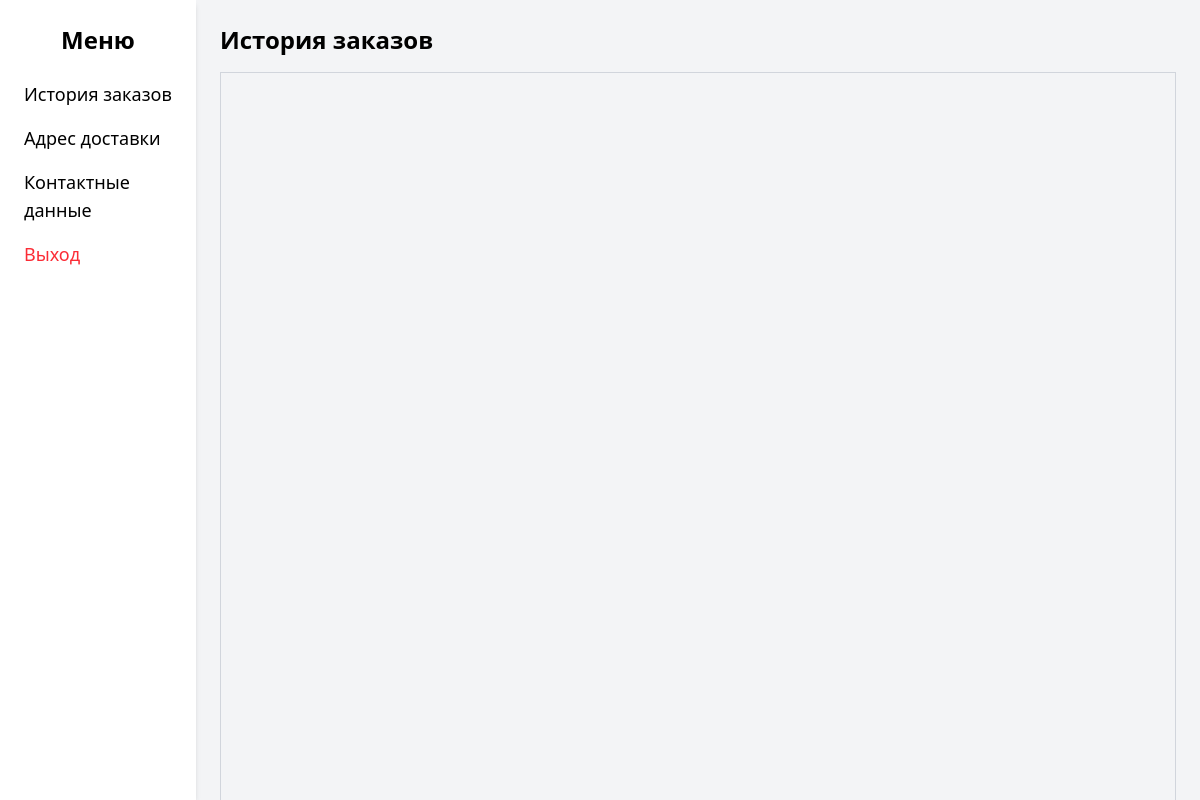
Page /user.php (signed in) on the earlier database version.
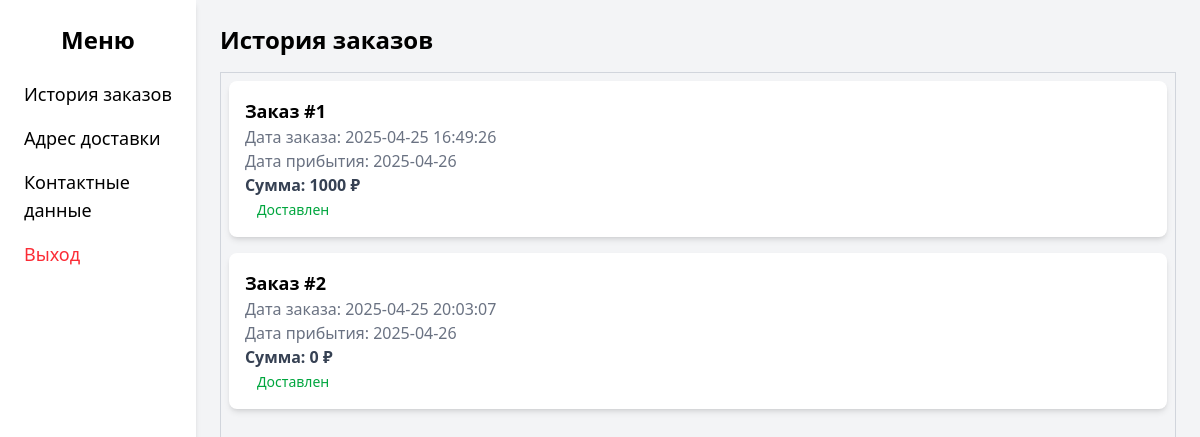
Same page on the later database version.
### tables this page shows
CREATE TABLE `orders` (
  `id` int NOT NULL,
  `dateStart` datetime NOT NULL,
  `dateEnd` date NOT NULL,
  `status` varchar(50) NOT NULL,
  `price` int NOT NULL,
  `ordersUserID` int NOT NULL
);

### php/session/orders.php (called while the page is built, shortened)
<?php
require_once "php/sqlconnect.php";
$query = $conn->prepare("SELECT `id`, `dateStart`, `dateEnd`, `status`, `price` FROM `orders` WHERE `ordersUserID` = ?");
$query->bind_param("i",$_SESSION["id"]);
$query->execute();
$resultOrdersAll = $query->get_result();
?>

### user.php (the view, shortened to what this page needs)
<?php
require_once "php/session.php";
require_once "php/session/orders.php";
?>
<!DOCTYPE html>
<html lang="ru">
<head>
	<link href="src\output.css" rel="stylesheet">
    <link href="src\style.css" rel="stylesheet">
</head>
<body class="bg-gray-100" style="overflow: hidden;">
    <div class="flex h-screen mt-20">
        <div class="w-64 bg-white shadow-md p-6">
            <h2 class="text-2xl font-semibold text-center mb-6">Меню</h2>
            <ul class="space-y-4">
                <li class="hover:text-blue-500"><button id="ordersTab" class="w-full text-left text-lg cursor-pointer">История заказов</button></li>
                <li class="hover:text-blue-500"><button id="addressTab" class="w-full text-left text-lg cursor-pointer">Адрес доставки</button></li>
                <li class="hover:text-blue-500"><button id="contactTab" class="w-full text-left text-lg cursor-pointer">Контактные данные</button></li>
                <li class="hover:text-blue-500"><button id="logoutBtnMenu" class=" w-full text-left text-lg text-red-500 cursor-pointer" >Выход</button></li>
            </ul>
        </div>
        <div class="flex-1 w-full p-6">
            <div id="ordersSection" class="hidden">
                <h2 class="text-2xl font-semibold mb-4">История заказов</h2>
                <ul id="ordersList" class="space-y-4 max-h-[400px] w-full overflow-y-auto border border-gray-300 p-2 rounded-md">
                    <?
                    while($resultOrders = $resultOrdersAll->fetch_assoc())
                    {
                    ?>
                    <li class="bg-white p-4 rounded-lg shadow-md flex justify-between items-center border-l-4 <?echo ($resultOrders["status"] == "Доставлен") ? "border-green-500" : "border-yellow-500";?>">
                        <form>
                            <div>
                                <p class="text-lg font-semibold">Заказ #<?=$resultOrders["id"]?></p>
                                <p class="text-gray-500">Дата заказа: <?=$resultOrders["dateStart"]?></p>
                                <p class="text-gray-500">Дата прибытия: <?=$resultOrders["dateEnd"]?></p>
                                <p class="text-gray-700 font-bold">Сумма: <?=$resultOrders["price"]?> ₽</p>
                                <span class="px-3 py-1 rounded-full text-sm font-medium <?echo ($resultOrders["status"] == "Доставлен") ? "bg-green-100 text-green-600" : "bg-yellow-100 text-yellow-600";?>">
                                    <?=$resultOrders["status"]?>
                                </span>
                            </div>
                        </form>
                    </li>
                    <?
                    }
                    ?>
                </ul>
            </div>
        </div>
    </div>
</body>
</html>

### user.php (style rules this page uses)
#ordersList { overflow-y: scroll; width: 100%; height: 100%; }
#ordersSection { width: 100%; height: calc(100% - 20px); }

Differences in the rows shown:
added orders: id "1", dateStart "2025-04-25 16:49:26", dateEnd "2025-04-26", price "1000", status "Доставлен"
added orders: id "2", dateStart "2025-04-25 20:03:07", dateEnd "2025-04-26", price "0", status "Доставлен"
